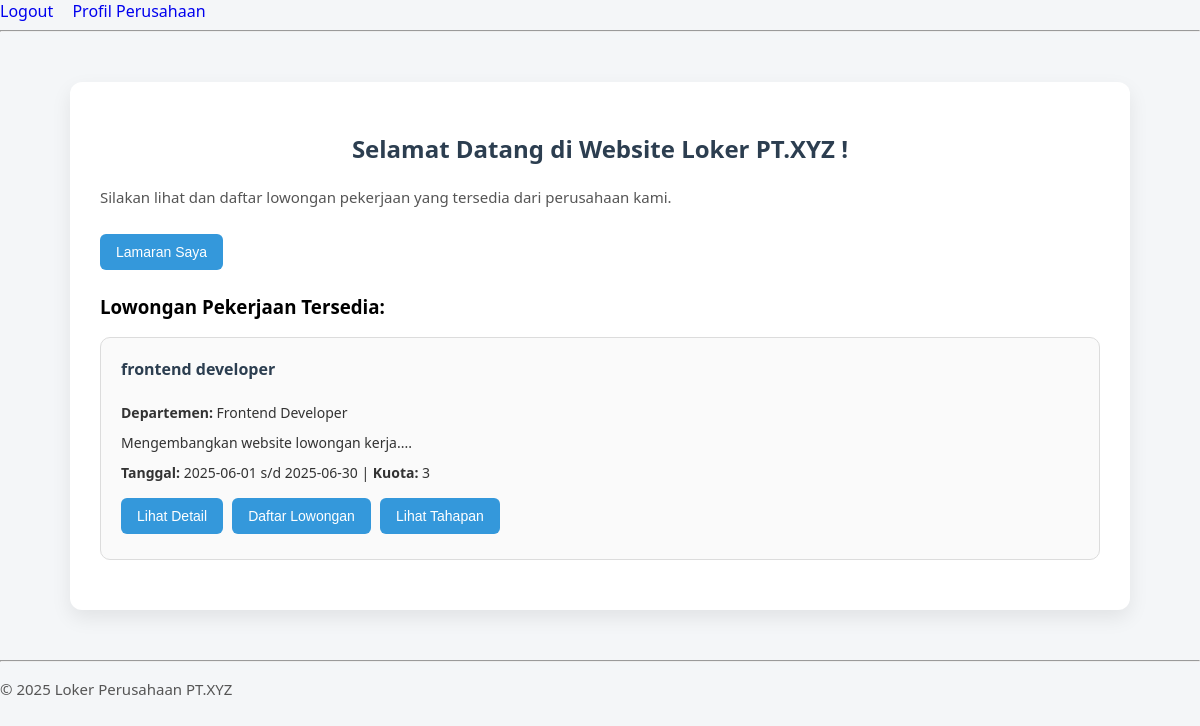
Screenshot of /loker_perusahaan/pages/dashboard_user.php (signed in) with the database file from the repository.
### tables this page shows
CREATE TABLE `lowongan` (
  `id_lowongan` int(11) NOT NULL,
  `id_department` int(11) DEFAULT NULL,
  `posisi` varchar(100) DEFAULT NULL,
  `deskripsi` text DEFAULT NULL,
  `kualifikasi` text DEFAULT NULL,
  `tanggal_buka` date DEFAULT NULL,
  `tanggal_tutup` date DEFAULT NULL,
  `kuota` int(11) DEFAULT NULL,
  `id_periode` int(11) DEFAULT NULL
);

CREATE TABLE `department` (
  `id` int(11) NOT NULL,
  `nama` varchar(100) DEFAULT NULL,
  `inisial` varchar(10) DEFAULT NULL,
  `id_user` int(11) DEFAULT NULL
);

### loker_perusahaan/pages/dashboard_user.php (the view, shortened to what this page needs)
<?php
include '../config/koneksi.php';
include '../includes/header.php';
echo '<link rel="stylesheet" href="../assets/css/user/dashboard.css">';
$query = "SELECT
            lowongan.id_lowongan,
            lowongan.posisi,
            lowongan.deskripsi,
            lowongan.tanggal_buka,
            lowongan.tanggal_tutup,
            lowongan.kuota,
            department.nama AS nama_departemen,
            profil.nama AS nama
          FROM lowongan
          JOIN department ON lowongan.id_department = department.id
          JOIN user ON department.id_user = user.id_user
          JOIN profil ON profil.id_user = user.id_user
          ORDER BY lowongan.tanggal_buka DESC";
$result = mysqli_query($koneksi, $query);
?>
<div class="container">
    <h2>Selamat Datang di Website Loker PT.XYZ !</h2>
    <p>Silakan lihat dan daftar lowongan pekerjaan yang tersedia dari perusahaan kami.</p>
    <a href="../user/lamaran_saya.php">
        <button type="button">Lamaran Saya</button>
    </a>
    <h3>Lowongan Pekerjaan Tersedia:</h3>
    <?php if (mysqli_num_rows($result) > 0): ?>
        <?php while ($row = mysqli_fetch_assoc($result)): ?>
            <div class="lowongan-card">
                <h4><?= htmlspecialchars($row['posisi']) ?></h4>
                <p><strong>Departemen:</strong> <?= htmlspecialchars($row['nama_departemen']) ?></p>
                <p><?= nl2br(htmlspecialchars(substr($row['deskripsi'], 0, 100))) ?>...</p>
                <p><strong>Tanggal:</strong> <?= $row['tanggal_buka'] ?> s/d <?= $row['tanggal_tutup'] ?> | <strong>Kuota:</strong> <?= $row['kuota'] ?></p>
                <a href="../user/detail_lowongan.php?id=<?= $row['id_lowongan'] ?>" class="button-link"><button type="button">Lihat Detail</button></a>
                <a href="../user/daftar_lowongan.php?id=<?= $row['id_lowongan'] ?>" class="button-link"><button type="button">Daftar Lowongan</button></a>
                <a href="../user/lihat_tahapan.php?id_lowongan=<?= $row['id_lowongan'] ?>" class="button-link"><button type="button">Lihat Tahapan</button></a>
            </div>
        <?php endwhile; ?>
    <?php else: ?>
        <p>Belum ada lowongan tersedia.</p>
    <?php endif; ?>
</div>
<?php include '../includes/footer.php'; ?>

### loker_perusahaan/assets/css/user/dashboard.css (style rules this page uses)
body { font-family: 'Segoe UI', Tahoma, Geneva, Verdana, sans-serif; background-color: #f4f6f8; margin: 0; padding: 0; }
.container { max-width: 1000px; margin: 50px auto; background: #ffffff; padding: 30px; border-radius: 12px; box-shadow: 0 8px 20px rgba(0, 0, 0, 0.08); }
h2 { color: #2c3e50; text-align: center; margin-bottom: 20px; }
p { color: #555; font-size: 15px; line-height: 1.6; margin-bottom: 20px; }
button { background-color: #3498db; color: white; border: none; padding: 10px 16px; border-radius: 6px; cursor: pointer; font-size: 14px; margin: 5px 5px 5px 0; transition: background-color 0.3s ease; }
.lowongan-card { border: 1px solid #dcdcdc; padding: 20px; margin-bottom: 20px; border-radius: 10px; background-color: #fafafa; transition: box-shadow 0.3s ease; }
.lowongan-card h4 { margin-top: 0; color: #2c3e50; }
.lowongan-card p { margin: 8px 0; color: #333; font-size: 14px; }
a { text-decoration: none; font-weight: 500; }
a.button-link { display: inline-block; }

### loker_perusahaan/includes/header.php (style rules this page uses)
body { font-family: Arial, sans-serif; padding: 20px; }

### rows the page displays
lowongan: posisi "frontend developer", id_department.nama "Frontend Developer", deskripsi "Mengembangkan website lowongan kerja.", tanggal_buka "2025-06-01", tanggal_tutup "2025-06-30", kuota "3"
